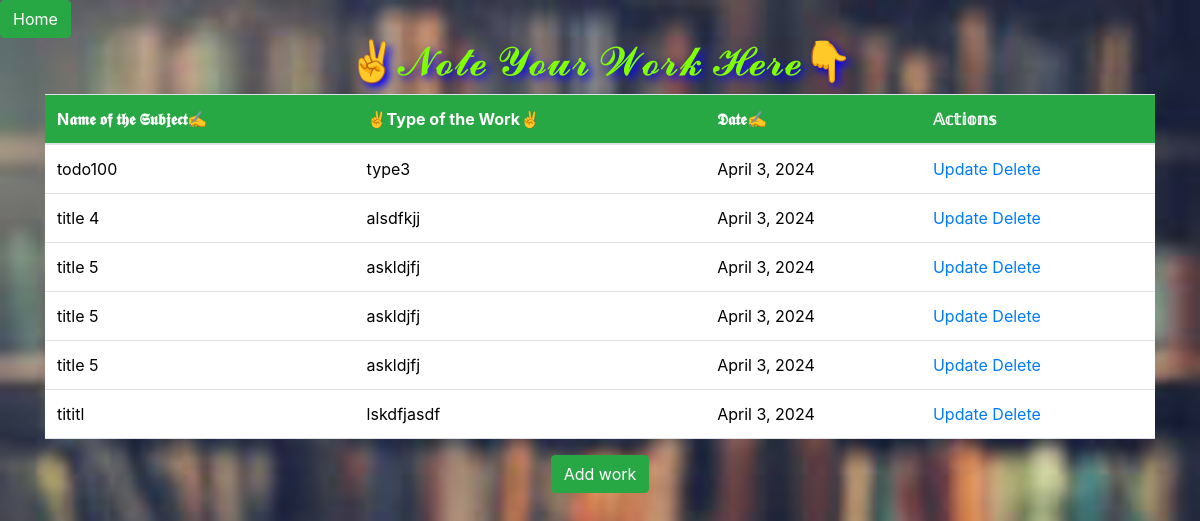
The page /work/ (signed in) on the database its author committed.
### testapp/models.py (models this page shows)
class Empmodel(models.Model):
    name = models.CharField(max_length=100)
    type = models.CharField(max_length=100)
    date = models.DateField(auto_now_add=True)
    user = models.ForeignKey(
        User, on_delete=models.CASCADE, blank=True, null=True)

### testapp/views.py (the view)
# urls.py: path('work/', views.Empmodel1, name="back"),
def Empmodel1(request):
    print(request.user)
    emp = Empmodel.objects.filter(user=request.user)
    return render(request, 'testapp/work.html', {'emp': emp})

### templates/testapp/work.html (shortened to what this page needs)
<!DOCTYPE html>
<html lang="en">
<head>
    <link href="https://cdn.jsdelivr.net/npm/bootstrap@5.3.2/dist/css/bootstrap.min.css" rel="stylesheet">
    <link rel="stylesheet" href="https://maxcdn.bootstrapcdn.com/bootstrap/4.5.2/css/bootstrap.min.css">
</head>
<body style="background-repeat: no-repeat; background-size: cover;">
    <a href="/home" class="btn btn-success">Home</a>
    <div class="container" align="center">
        <h1 style="color: chartreuse; font-family: 'Times New Roman'; text-shadow:4px 4px 8px blue;">✌𝓝𝓸𝓽𝓮 𝓨𝓸𝓾𝓻 𝓦𝓸𝓻𝓴 𝓗𝓮𝓻𝓮👇</h1>
        <table class="table" margin="2">
            <thead class="thead-light">
                <tr>
                    <th scope="col" class="bg-success text-white">N𝖆𝖒𝖊 𝖔𝖋 𝖙𝖍𝖊 𝕾𝖚𝖇𝖏𝖊𝖈𝖙✍</th>
                    <th scope="col" class="bg-success text-white">✌Type of the Work✌</th>
                    <th scope="col" class="bg-success text-white">	𝕯𝖆𝖙𝖊✍</th>
                    <th scope="col" class="bg-success text-white">𝔸𝕔𝕥𝕚𝕠𝕟𝕤</th>
                </tr>
            </thead>
            {% for i in emp %}
            <tr>
                <td>{{i.name}}</td>
                <td>{{i.type}}</td>
                <td>{{i.date}}</td>
                <td><a href="/update/{{i.id}}">Update</a>      <a href="/delete/{{i.id}}">Delete</a></td>
            </tr>
            {%endfor%}
        </table>
        <a href="/create" class="btn btn-success">Add work</a>
    </div>
</body>
</html>

### rows shown on the page
Empmodel: name "todo100", type "type3", date "April 3, 2024"
Empmodel: name "title 4", type "alsdfkjj", date "April 3, 2024"
Empmodel: name "title 5", type "askldjfj", date "April 3, 2024"
Empmodel: name "title 5", type "askldjfj", date "April 3, 2024"
Empmodel: name "title 5", type "askldjfj", date "April 3, 2024"
Empmodel: name "tititl", type "lskdfjasdf", date "April 3, 2024"
